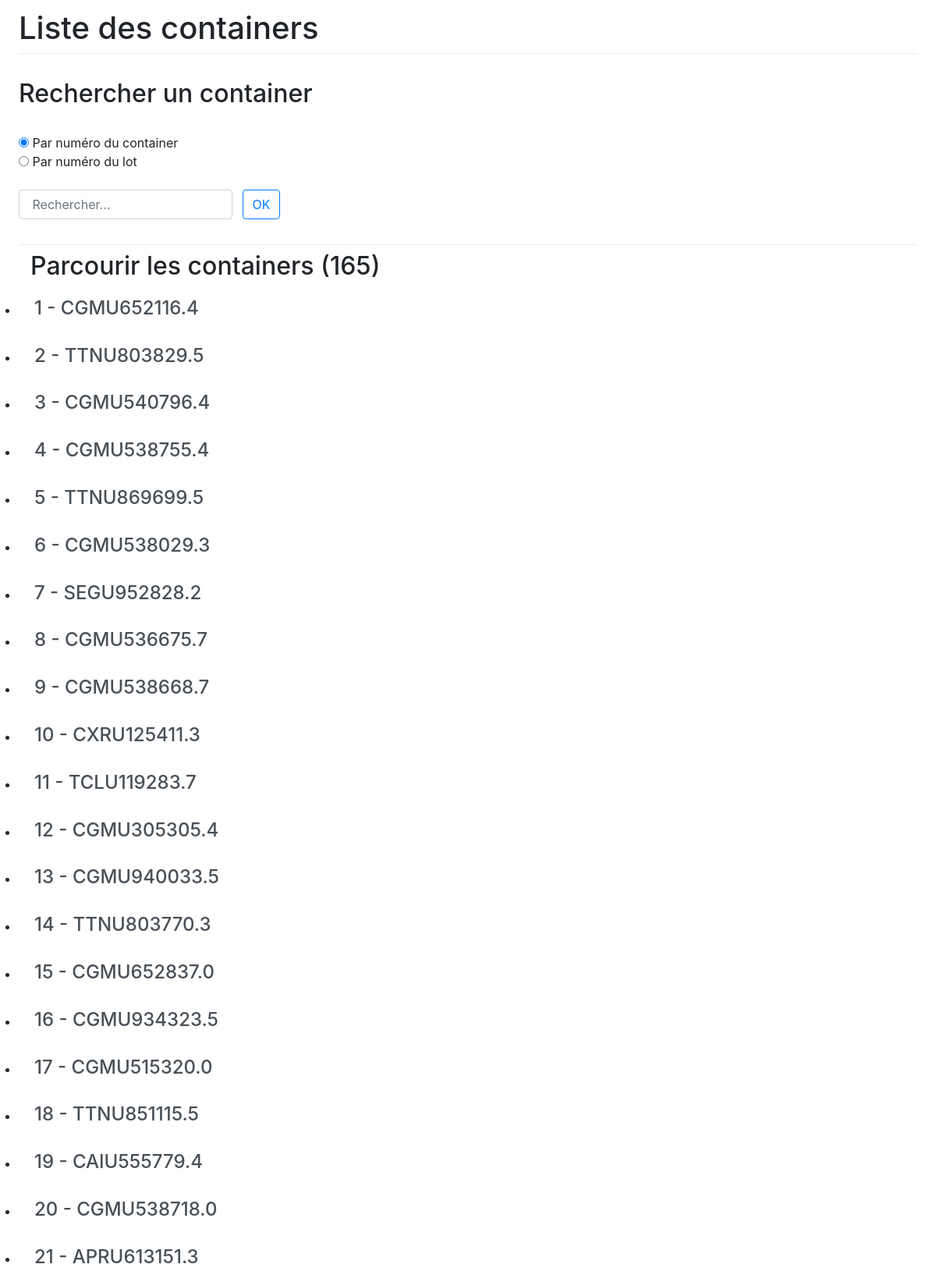
Page /SmartFreshApp/ (upper part) on the committed database.
### SmartFreshApp/models.py (models this page shows, shortened)
class Container(models.Model):
    numLot = models.IntegerField(default=0, primary_key=True, verbose_name="Numéro du lot")
    numContainer = models.CharField(max_length=12, verbose_name="Numéro du container")
    isSQ = models.BooleanField(default=False, verbose_name="SQ")
    isC = models.BooleanField(default=False, verbose_name="Zone C")
    isF = models.BooleanField(default=False, verbose_name="Francité")
    isBloque = models.BooleanField(default=False, verbose_name="Lot bloqué")
    commentaires = models.CharField(max_length=128, blank=True, null=True, verbose_name="Commentaires")
    betterNumContainer = models.IntegerField(default=0, verbose_name="Numéro du container en version chiffre")
    def __str__(self):
        return str(self.numLot) + ' - ' + str(self.numContainer)

### SmartFreshApp/views.py (the view)
# urls.py: path('', views.allContainers, name='allContainers'),
def allContainers(request):
    try:
        containerListPrevious = Container.objects.all().order_by('numLot')
        containerList = containerListPrevious.order_by('numLot')
        template = loader.get_template('SmartFreshApp/index.html')
        context = {
            'containerList': containerList,
            'backPossible': False,
        }
        output = template.render(context, request)
    except Exception as e:
        output = e
    return HttpResponse(output)

### SmartFreshApp/templates/SmartFreshApp/index.html (shortened to what this page needs)
{% load static %}
<html>
<head>
    <link rel="stylesheet" href="https://stackpath.bootstrapcdn.com/bootstrap/4.4.1/css/bootstrap.min.css"
>
    <link rel="stylesheet" type="text/css" href="{% static 'style.css' %}">
</head>
<body>
<h1>Liste des containers</h1>
<div class="dropdown-divider"></div>
<br>
<h2>Rechercher un container</h2>
<form class="form-inline" action="../research/" method="GET" style="display:block;margin-top: 2rem;margin-bottom: 2rem">
    <input type="radio" name="typeRadio" id="typeRadio1" value="option1" {% if checked == 1 or checked == 0 or not checked %} checked {% endif %}>
    Par numéro du container<br>
    <input type="radio" name="typeRadio" id="typeRadio2" value="option2" {% if checked == 2 %} checked {% endif %}>
    Par numéro du lot<br><br>
    <input class="form-control mr-sm-2" type="text" placeholder="{% if value %} {{ value }} {% else %} Rechercher... {% endif %}" aria-label="Recherche" id="recherche"
           name="form" value="{{ recherche }}">
    <button class="btn btn-outline-primary" type="submit">OK</button>
</form>
<div class="dropdown-divider"></div>
{% if containerList %}
    <div class="container-fluid">
        <div class="row">
            <div class="col">
                <h2>Parcourir les containers ({{ containerList.count }})</h2>
            </div>
            <div class="col" style="text-align: right">
            </div>
        </div>
    </div>
    <ul class="list-group list-group-flush">
        {% for container in containerList %}
            <li>
                <h4><a class="list-group-item list-group-item-action"
                       href="/SmartFreshApp/search/{{ container.numLot }}/">{{ container }} </a></h4>
            </li>
        {% endfor %}
    </ul>
{% else %}
    <p>Aucun container.</p>
{% endif %}
</body>
</html>

### SmartFreshApp/templates/SmartFreshApp/css/style.css (style rules this page uses)
body { margin: 1% 2%; }

### rows in the picture
Container: numLot+numContainer "1 - CGMU652116.4"
Container: numLot+numContainer "2 - TTNU803829.5"
Container: numLot+numContainer "3 - CGMU540796.4"
Container: numLot+numContainer "4 - CGMU538755.4"
Container: numLot+numContainer "5 - TTNU869699.5"
Container: numLot+numContainer "6 - CGMU538029.3"
Container: numLot+numContainer "7 - SEGU952828.2"
Container: numLot+numContainer "8 - CGMU536675.7"
Container: numLot+numContainer "9 - CGMU538668.7"
Container: numLot+numContainer "10 - CXRU125411.3"
Container: numLot+numContainer "11 - TCLU119283.7"
Container: numLot+numContainer "12 - CGMU305305.4"
Container: numLot+numContainer "13 - CGMU940033.5"
Container: numLot+numContainer "14 - TTNU803770.3"
Container: numLot+numContainer "15 - CGMU652837.0"
Container: numLot+numContainer "16 - CGMU934323.5"
Container: numLot+numContainer "17 - CGMU515320.0"
Container: numLot+numContainer "18 - TTNU851115.5"
Container: numLot+numContainer "19 - CAIU555779.4"
Container: numLot+numContainer "20 - CGMU538718.0"
Container: numLot+numContainer "21 - APRU613151.3"

### other values in the picture
{{ containerList.count }} "165"
